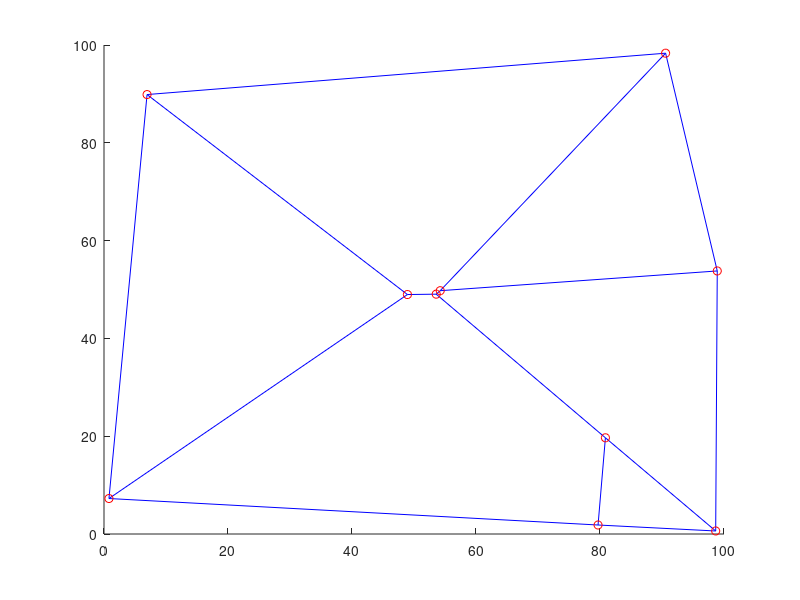

The MATLAB source for this figure:
%% Demo Medial Axis
%
%   Generate a random convex polygon, and compute its medial axis.
%
%   See also  medialAxisConvex
%
%
%   ---------
%
%   author : David Legland 
%   INRA - TPV URPOI - BIA IMASTE
%   created the 08/07/2005
%

%% Generate random polygon

% clean up
clear all;
close all;

% generate random points in a square
pts = rand(50, 2)*100;

% compute the polygon corersponding to their convex hull
hull = convhull(pts(:,1), pts(:,2));
poly = pts(hull, :);

%% Compute medial axis

% the result is given as graph : n are nodes (points), and e are edges,
% contaiing indices of two vertices of an edge.
[n e] = medialAxisConvex(poly);

%% Draw result

% format new  figure
figure(4);
axis([0 100 0 100]);
hold on;

% draw polygon
drawPolygon(poly);

% draw medial axis of polygon
drawGraph(n, e);

